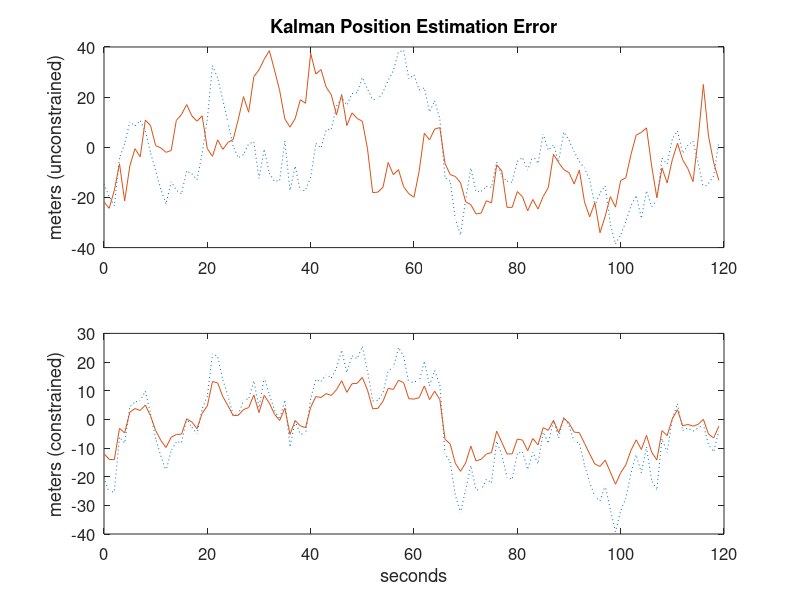
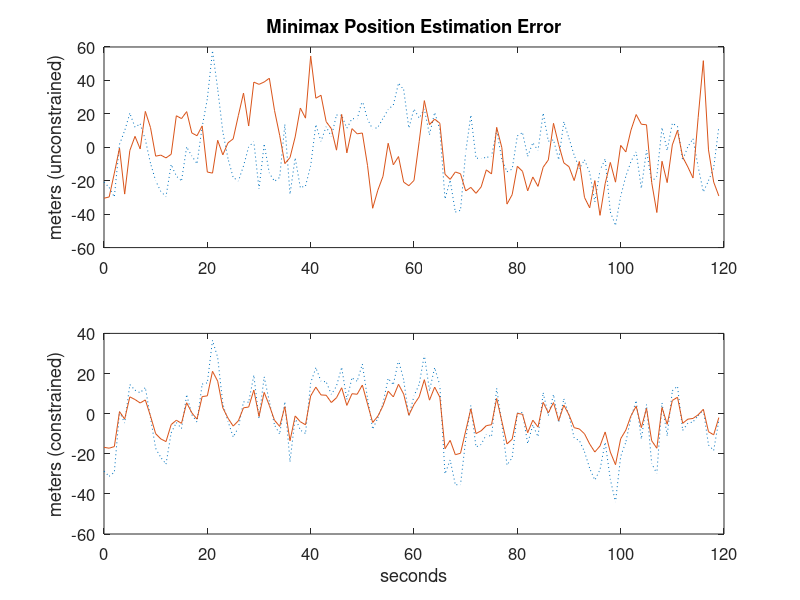
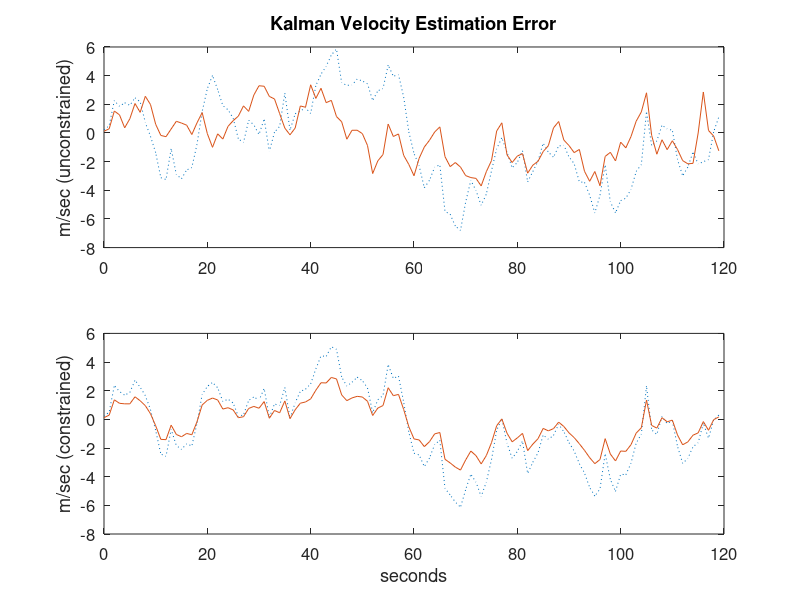
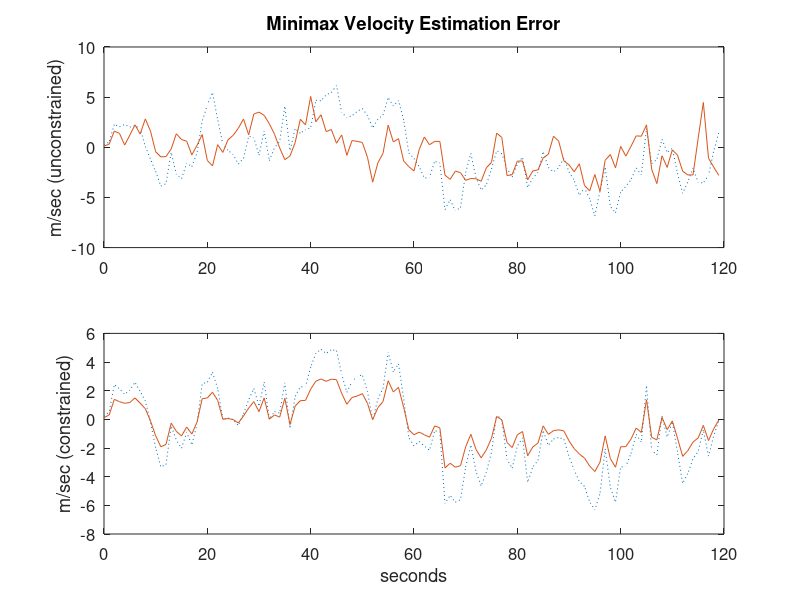

Write MATLAB code to recreate these figures, in order.
function [ErrKarray, ErrKCarray, ErrHinfarray, ErrHinfCarray] = AddHinfConstr(g, T, tf, Unmodeled)

% function AddHinfConstr
% This m-file simulates a vehicle tracking problem.
% The vehicle state is estimated with a minimax filter.
% In addition, with the a priori knowledge that the vehicle is on
% a particular road, the vehicle state is estimated with a 
% constrained minimax filter.
% This m-file also simulates a Kalman filter and constrained
% Kalman filter so you can compare results.
% The state consists of the north and east position, and the
% north and east velocity of the vehicle.
% The measurement consists of north and east position.
% For further details see the web site 
% http://www.csuohio.edu/simond/minimaxconstrained/.
% INPUTS
%   g = gamma (I suggest 40)
%   T = time step in seconds (I suggest 1)
%   tf = final time in seconds (I suggest 120)
%   Unmodeled = flag indicating if the system has unmodeled dynamics
% OUTPUTS
%   ErrKarray = time varying array of error of Kalman unconstrained state estimate
%   ErrKCarray = time varying array of error of Kalman constrained state estimate
%   ErrHinfarray = time varying array of error of Minimax unconstrained state estimate
%   ErrHinfCarray = time varying array of error of Minimax constrained state estimate

if ~exist('g', 'var')
    g = 40;
end
if ~exist('T', 'var')
    T = 1;
end
if ~exist('tf', 'var')
    tf = 120;
end
if ~exist('Unmodeled', 'var')
    Unmodeled = false;
end

Q = diag([4, 4, 1, 1]); % Process noise covariance (m, m, m/sec, m/sec)
Qsqrt = sqrt(Q);

R = diag([900, 900]); % Measurement noise covariance (m, m)
Rsqrt = sqrt(R);

theta = pi / 3; % heading angle (measured CCW from east)
tantheta = tan(theta);

% Define the initial state x, initial unconstrained Kalman filter estimate xhat,
% and initial constrained Kalman filter estimate xtilde.
x = [0; 0; tantheta; 1] * 100;
xhat = x;
xtilde = x;
P = diag([R(1,1), R(2,2), Q(1,1), Q(2,2)]); % Initial estimation error covariance

% AccelDecelFlag is used to simulate the vehicle alternately accelerating and
% decelerating, as if in traffic.
AccelDecelFlag = 1;

% System matrix.
A = [1 0 T 0; 0 1 0 T; 0 0 1 0; 0 0 0 1];

% Input matrix.
B = [0; 0; T*sin(theta); T*cos(theta)];

% Normalized measurement matrix.
C = inv(Rsqrt) * [1 0 0 0; 0 1 0 0];

% State constraint matrices.
D = [1 -tantheta 0 0; 0 0 1 -tantheta];
% Normalize D so that D*D'=I.
D = D / sqrt(1 + tantheta^2);
V = D' *  D;
d = [0; 0];

% Initialize arrays for saving data for plotting.
xarray = [];
xhatarray = [];
xtildearray = [];
randn('state', sum(100*clock));

% Minimax initialization.
% Make sure that xtildeinf satisfies the state constraint.
Qbar = P; 
Qtilde = P;
xhatinf = x;
xtildeinf = x;
xhatinfarray = [];
xtildeinfarray = [];

for t = T : T : tf
    
    % Get the noise-corrupted measurement z.
    z = C * x;
    MeasErr = randn(size(z));
    z = z + MeasErr;
    
    % Set the known input u.
    if AccelDecelFlag == 1
        if (x(3) > 30) | (x(4) > 30)
            AccelDecelFlag = -1;
        end
    else
        if (x(3) < 5) | (x(4) < 5)
            AccelDecelFlag = 1;
        end
    end
    u = 1 * AccelDecelFlag;
    
    % Run the unconstrained minimax filter.
    Pinf = inv(eye(4) - Qbar / g / g + Qbar * C' * C) * Qbar;
    Qbar = A * Pinf * A' + Q;
    K = A * Pinf * C';
    headinghat = atan2(xhatinf(3), xhatinf(4));  
    Bhat = [0; 0; T*sin(headinghat); T*cos(headinghat)];
    xhatinf = A * xhatinf + Bhat * u + K * (z - C * xhatinf);
    xhatinfarray = [xhatinfarray xhatinf];
    
    % Run the constrained minimax filter.
    Ptilde = inv(eye(4) - Qtilde / g / g + Qtilde * C' * C) * Qtilde;
    Qtilde = (eye(4) - V) * A * Ptilde * A' * (eye(4) - V) + Q;
    lambda = eig(eye(4) - Qtilde / g / g);
    for i = 1 : 4
        if ~isreal(lambda(i)) || lambda(i) <= 0
            disp(['positive semidefinite condition fails - t = ', num2str(t)]);
            return;
        end
    end
    K = (eye(4) - V) * A * Pinf * C';
    headingtilde = atan2(xtildeinf(3), xtildeinf(4));
    Btilde = [0; 0; T*sin(headingtilde); T*cos(headingtilde)];
    xtildeinf = A * xtildeinf + Btilde * u + K * (z - C * xtildeinf);
    xtildeinfarray = [xtildeinfarray xtildeinf];
    
    % Run the unconstrained Kalman filter.
    K = A * P * C' * inv(C * P * C' + eye(size(R)));
    % Update the state estimation error covariance.
    P = (A * P - K * C * P) * A' + Q;   
    % Estimate the heading on the basis of the state estimate.
    headinghat = atan2(xhat(3), xhat(4));  
    Bhat = [0; 0; T*sin(headinghat); T*cos(headinghat)];
    xhat = A * xhat + Bhat * u + K * (z - C * xhat);
    xhatarray = [xhatarray xhat];
    % Find the constrained Kalman filter estimate.
    xtilde = xhat - D' * inv(D*D') * (D * xhat - d);
    xtildearray = [xtildearray xtilde];
    % Simulate the system dynamics.
    x = A * x + B * u + Qsqrt * randn(size(x));
    if Unmodeled
        x = x + [0; 0; 1; 1];
    end
    % Constrain the vehicle (i.e., the true state) to the straight road.
    if abs(x(1) - tantheta * x(2)) > 2
        x(2) = (x(2) + x(1) * tantheta) / (1 + tantheta^2);
        x(1) = x(2) * tantheta;
    end
    if abs(x(3) - tantheta * x(4)) > 0.2
        x(4) = (x(4) + x(3) * tantheta) / (1 + tantheta^2);
        x(3) = x(4) * tantheta;
    end
    xarray = [xarray x];
end

% Compute average position estimation errors.
EstError = xarray - xhatarray;
EstError = sqrt(EstError(1,:).^2 + EstError(2,:).^2);
EstError = mean(EstError);
disp(['Average Kalman Unconstrained Position Estimation Error = ', num2str(EstError)]);

EstErrorConstr = xarray - xtildearray;
EstErrorConstr = sqrt(EstErrorConstr(1,:).^2 + EstErrorConstr(2,:).^2);
EstErrorConstr = mean(EstErrorConstr);
disp(['Average Kalman Constrained Position Estimation Error (W=I) = ', num2str(EstErrorConstr)]);

EstError = xarray - xhatinfarray;
EstError = sqrt(EstError(1,:).^2 + EstError(2,:).^2);
EstError = mean(EstError);
disp(['Average Minimax Unconstrained Position Estimation Error = ', num2str(EstError)]);

EstErrorConstr = xarray - xtildeinfarray;
EstErrorConstr = sqrt(EstErrorConstr(1,:).^2 + EstErrorConstr(2,:).^2);
EstErrorConstr = mean(EstErrorConstr);
disp(['Average Minimax Constrained Position Estimation Error = ', num2str(EstErrorConstr)]);
disp(' ');

% Compute average velocity estimation errors.
EstError = xarray - xhatarray;
EstError = sqrt(EstError(3,:).^2 + EstError(4,:).^2);
EstError = mean(EstError);
disp(['Average Kalman Unconstrained Velocity Estimation Error = ', num2str(EstError)]);

EstErrorConstr = xarray - xtildearray;
EstErrorConstr = sqrt(EstErrorConstr(3,:).^2 + EstErrorConstr(4,:).^2);
EstErrorConstr = mean(EstErrorConstr);
disp(['Average Kalman Constrained Velocity Estimation Error (W=I) = ', num2str(EstErrorConstr)]);

EstError = xarray - xhatinfarray;
EstError = sqrt(EstError(3,:).^2 + EstError(4,:).^2);
EstError = mean(EstError);
disp(['Average Minimax Unconstrained Velocity Estimation Error = ', num2str(EstError)]);

EstErrorConstr = xarray - xtildeinfarray;
EstErrorConstr = sqrt(EstErrorConstr(3,:).^2 + EstErrorConstr(4,:).^2);
EstErrorConstr = mean(EstErrorConstr);
disp(['Average Minimax Constrained Velocity Estimation Error = ', num2str(EstErrorConstr)]);

close all;
t = 0 : T : tf-T;

% Plot the position errors.
% figure;
% plot(t, xarray(1, :), ':', t, xarray(2, :), '-');
% set(gca,'FontSize',12); set(gcf,'Color','White');
% title('True Position');
% xlabel('seconds');
% ylabel('meters');

figure; subplot(2,1,1);
plot(t, xarray(1, :) - xhatarray(1, :), ':', ...
    t, xarray(2, :) - xhatarray(2, :), '-');
set(gca,'FontSize',12); set(gcf,'Color','White');
ylabel('meters (unconstrained)');
title('Kalman Position Estimation Error');
 
subplot(2,1,2);
plot(t, xarray(1, :) - xtildearray(1, :), ':', ...
    t, xarray(2, :) - xtildearray(2, :), '-');
set(gca,'FontSize',12); set(gcf,'Color','White');
xlabel('seconds');
ylabel('meters (constrained)');

figure; subplot(2,1,1);
plot(t, xarray(1, :) - xhatinfarray(1, :), ':', ...
    t, xarray(2, :) - xhatinfarray(2, :), '-');
set(gca,'FontSize',12); set(gcf,'Color','White');
ylabel('meters (unconstrained)');
title('Minimax Position Estimation Error');
 
subplot(2,1,2);
plot(t, xarray(1, :) - xtildeinfarray(1, :), ':', ...
    t, xarray(2, :) - xtildeinfarray(2, :), '-');
set(gca,'FontSize',12); set(gcf,'Color','White');
xlabel('seconds');
ylabel('meters (constrained)');

% Plot the velocity errors.
% figure;
% plot(t, xarray(3, :), ':', t, xarray(4, :), '-');
% set(gca,'FontSize',12); set(gcf,'Color','White');
% title('True Velocity');
% xlabel('seconds');
% ylabel('meters/sec');

figure; subplot(2,1,1);
plot(t, xarray(3, :) - xhatarray(3, :), ':', ...
    t, xarray(4, :) - xhatarray(4, :), '-');
set(gca,'FontSize',12); set(gcf,'Color','White');
ylabel('m/sec (unconstrained)');
title('Kalman Velocity Estimation Error');

subplot(2,1,2);
plot(t, xarray(3, :) - xtildearray(3, :), ':', ...
    t, xarray(4, :) - xtildearray(4, :), '-');
set(gca,'FontSize',12); set(gcf,'Color','White');
xlabel('seconds');
ylabel('m/sec (constrained)');

figure; subplot(2,1,1);
plot(t, xarray(3, :) - xhatinfarray(3, :), ':', ...
    t, xarray(4, :) - xhatinfarray(4, :), '-');
set(gca,'FontSize',12); set(gcf,'Color','White');
ylabel('m/sec (unconstrained)');
title('Minimax Velocity Estimation Error');

subplot(2,1,2);
plot(t, xarray(3, :) - xtildeinfarray(3, :), ':', ...
    t, xarray(4, :) - xtildeinfarray(4, :), '-');
set(gca,'FontSize',12); set(gcf,'Color','White');
xlabel('seconds');
ylabel('m/sec (constrained)');

% Compute estimation errors
ErrKarray = xarray - xhatarray; % Kalman unconstrained
ErrKCarray = xarray - xtildearray; % Kalman constrained
ErrHinfarray = xarray - xhatinfarray; % Minimax unconstrained
ErrHinfCarray = xarray - xtildeinfarray; % Minimax constrained
